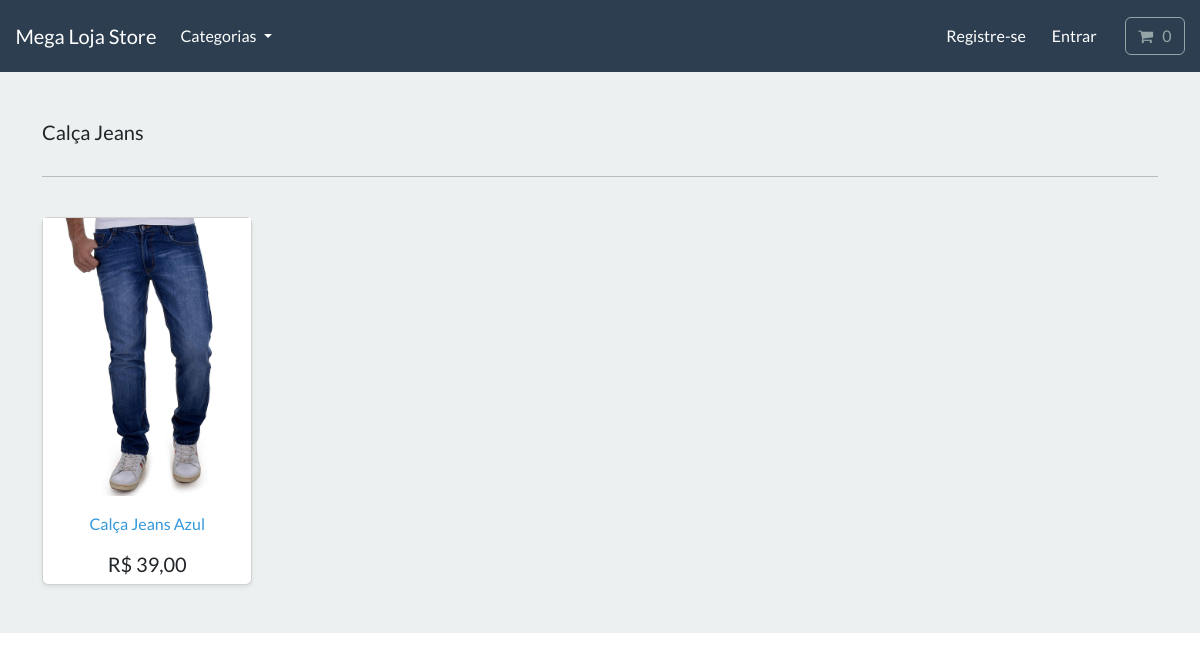
/search/calca-jeans/, run on the app's committed database.
### store/models.py (models this page shows, shortened)
class Category(models.Model):
    name = models.CharField(max_length=250, db_index=True)
    slug = models.SlugField(max_length=250, unique=True)
    class Meta:
        verbose_name_plural = 'categories'
    def get_absolute_url(self):
        return reverse('list-category', args=[self.slug])

class Product(models.Model):
    category = models.ForeignKey(
        Category, related_name='product', on_delete=models.CASCADE, null=True)
    title = models.CharField(max_length=250)
    brand = models.CharField(max_length=250, default='un_branded')
    description = models.TextField(blank=True)
    slug = models.SlugField(max_length=255)
    price = models.DecimalField(max_digits=6, decimal_places=2)
    image = models.ImageField(upload_to='images/')
    class Meta:
        verbose_name_plural = 'products'
    def get_absolute_url(self):
        return reverse('product-info', args=[self.slug])
    def price_(self):
        return f'{self.price}'.replace('.', ',')

### store/views.py (the view)
def list_category(request, category_slug=None):
    category = get_object_or_404(Category, slug=category_slug)
    products = Product.objects.filter(category=category)
    return render(request, 'store/list-category.html',
                  {'category': category, 'products': products})

### cart/cart.py (called while the page is built)
    def __len__(self):
        return sum(item['qty'] for item in self.cart.values())

### cart/context_processors.py (called while the page is built)
def cart(request):
    return {'cart': Cart(request)}

### store/views.py (called while the page is built)
def categories(request):
    all_categories = Category.objects.all()
    return {'all_categories': all_categories}

### store/templates/store/list-category.html
{% extends "./base.html" %}
{% load static %}
{% block content %}
<main>
  <div class="album py-5 bg-light">
    <div class="container">
      <div class="pb-3 h5"> {{category.name | capfirst }} </div>
      <hr>
      <br>
      <div class="row row-cols-1 row-cols-sm-2 row-cols-md-5 g-3">
        {% for product in products %}
        <div class="col d-flex ">
            <div class="card shadow-sm">
              <img class="img-fluid " alt="Responsive image" src="{{product.image.url}}">
                <div class=" card-body d-flex align-items-end d-flex justify-content-center ">
                  <a class="text-info text-decoration-none " href="{{product.get_absolute_url}}"> {{ product.title | capfirst }} </a>
              </div>
              <h5 class="d-flex justify-content-center"> R$ {{ product.price_ }} </h5>
            </div>
          </div>
        {% endfor %}
      </div>
    </div>
  </div>
</main>
{% endblock %}

### data on the page
Category: name "Calça Jeans"
Product: image (picture), title "Calça Jeans Azul", price_ "39,00"
